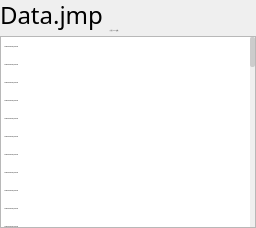
       <widget class="QFrame" name="frame_0_data0">
        <property name="font">
         <font>
          <family>微软雅黑</family>
          <pointsize>-1</pointsize>
          <weight>50</weight>
          <italic>false</italic>
          <bold>false</bold>
         </font>
        </property>
        <layout class="QVBoxLayout" name="verticalLayout_4" stretch="0,0">
         <property name="spacing">
          <number>4</number>
         </property>
         <property name="leftMargin">
          <number>0</number>
         </property>
         <property name="topMargin">
          <number>0</number>
         </property>
         <property name="rightMargin">
          <number>0</number>
         </property>
         <property name="bottomMargin">
          <number>0</number>
         </property>
         <item>
          <widget class="QFrame" name="frame_0">
           <property name="minimumSize">
            <size>
             <width>0</width>
             <height>32</height>
            </size>
           </property>
           <property name="maximumSize">
            <size>
             <width>16777215</width>
             <height>32</height>
            </size>
           </property>
           <property name="font">
            <font>
             <family>微软雅黑</family>
             <pointsize>-1</pointsize>
             <weight>50</weight>
             <italic>false</italic>
             <bold>false</bold>
            </font>
           </property>
           <layout class="QHBoxLayout" name="horizontalLayout_4">
            <property name="leftMargin">
             <number>0</number>
            </property>
            <property name="topMargin">
             <number>0</number>
            </property>
            <property name="rightMargin">
             <number>0</number>
            </property>
            <property name="bottomMargin">
             <number>0</number>
            </property>
            <item>
             <widget class="QLabel" name="label_name_0">
              <property name="font">
               <font>
                <family>微软雅黑</family>
                <pointsize>-1</pointsize>
                <weight>50</weight>
                <italic>false</italic>
                <bold>false</bold>
               </font>
              </property>
              <property name="styleSheet">
               <string notr="true">font-size:24px;</string>
              </property>
              <property name="text">
               <string>Data.jmp</string>
              </property>
              <property name="alignment">
               <set>Qt::AlignBottom|Qt::AlignLeading|Qt::AlignLeft</set>
              </property>
             </widget>
            </item>
            <item>
             <widget class="QLabel" name="label_info_0">
              <property name="font">
               <font>
                <family>微软雅黑</family>
                <pointsize>-1</pointsize>
                <weight>50</weight>
                <italic>false</italic>
                <bold>false</bold>
               </font>
              </property>
              <property name="styleSheet">
               <string notr="true">color: #555;</string>
              </property>
              <property name="text">
               <string>( 一共有 1234 个文件 )</string>
              </property>
              <property name="alignment">
               <set>Qt::AlignBottom|Qt::AlignLeading|Qt::AlignLeft</set>
              </property>
             </widget>
            </item>
            <item>
             <spacer name="horizontalSpacer_0">
              <property name="font">
               <font>
                <family>微软雅黑</family>
                <pointsize>-1</pointsize>
                <weight>50</weight>
                <italic>false</italic>
                <bold>false</bold>
               </font>
              </property>
              <property name="orientation">
               <enum>Qt::Horizontal</enum>
              </property>
              <property name="sizeHint" stdset="0">
               <size>
                <width>40</width>
                <height>20</height>
               </size>
              </property>
             </spacer>
            </item>
           </layout>
          </widget>
         </item>
         <item>
          <widget class="QListWidget" name="list_dataList_0">
           <property name="font">
            <font>
             <family>微软雅黑</family>
             <pointsize>-1</pointsize>
             <weight>50</weight>
             <italic>false</italic>
             <bold>false</bold>
            </font>
           </property>
           <property name="contextMenuPolicy">
            <enum>Qt::CustomContextMenu</enum>
           </property>
           <property name="styleSheet">
            <string notr="true">QScrollBar{width:5px;}
QScrollBar:sub-line:vertical {height: 0px;}
QScrollBar:add-line:vertical {height: 0px;}
QScrollBar:vertical { 
        padding-top:0px;
        padding-bottom:0px;    
        padding-left:0px;    
        padding-right:0px;    
        border-left:0px solid #dddddd;
}
QScrollBar::handle:vertical {
        background:#cccccc;
        min-height:30px;
        border-radius:2px;
}
QScrollBar::handle:vertical:hover {
        background:#999999;
}
QListWidget::Item{
	height:18px;
}</string>
           </property>
           <property name="selectionMode">
            <enum>QAbstractItemView::ExtendedSelection</enum>
           </property>
           <property name="verticalScrollMode">
            <enum>QAbstractItemView::ScrollPerPixel</enum>
           </property>
           <property name="horizontalScrollMode">
            <enum>QAbstractItemView::ScrollPerPixel</enum>
           </property>
           <item>
            <property name="text">
             <string>..\ui\head\role\chara_0018.dds</string>
            </property>
           </item>
           <item>
            <property name="text">
             <string>..\ui\head\role\chara_0018.dds</string>
            </property>
           </item>
           <item>
            <property name="text">
             <string>..\ui\head\role\chara_0018.dds</string>
            </property>
           </item>
           <item>
            <property name="text">
             <string>..\ui\head\role\chara_0018.dds</string>
            </property>
           </item>
           <item>
            <property name="text">
             <string>..\ui\head\role\chara_0018.dds</string>
            </property>
           </item>
           <item>
            <property name="text">
             <string>..\ui\head\role\chara_0018.dds</string>
            </property>
           </item>
           <item>
            <property name="text">
             <string>..\ui\head\role\chara_0018.dds</string>
            </property>
           </item>
           <item>
            <property name="text">
             <string>..\ui\head\role\chara_0018.dds</string>
            </property>
           </item>
           <item>
            <property name="text">
             <string>..\ui\head\role\chara_0018.dds</string>
            </property>
           </item>
           <item>
            <property name="text">
             <string>..\ui\head\role\chara_0018.dds</string>
            </property>
           </item>
           <item>
            <property name="text">
             <string>..\ui\head\role\chara_0018.dds</string>
            </property>
           </item>
           <item>
            <property name="text">
             <string>..\ui\head\role\chara_0018.dds</string>
            </property>
           </item>
           <item>
            <property name="text">
             <string>..\ui\head\role\chara_0018.dds</string>
            </property>
           </item>
           <item>
            <property name="text">
             <string>..\ui\head\role\chara_0018.dds</string>
            </property>
           </item>
           <item>
            <property name="text">
             <string>新建项目</string>
            </property>
           </item>
           <item>
            <property name="text">
             <string>新建项目</string>
            </property>
           </item>
           <item>
            <property name="text">
             <string>新建项目</string>
            </property>
           </item>
           <item>
            <property name="text">
             <string>新建项目</string>
            </property>
           </item>
           <item>
            <property name="text">
             <string>新建项目</string>
            </property>
           </item>
           <item>
            <property name="text">
             <string>新建项目</string>
            </property>
           </item>
           <item>
            <property name="text">
             <string>新建项目</string>
            </property>
           </item>
           <item>
            <property name="text">
             <string>新建项目</string>
            </property>
           </item>
           <item>
            <property name="text">
             <string>新建项目</string>
            </property>
           </item>
           <item>
            <property name="text">
             <string>新建项目</string>
            </property>
           </item>
           <item>
            <property name="text">
             <string>新建项目</string>
            </property>
           </item>
           <item>
            <property name="text">
             <string>新建项目</string>
            </property>
           </item>
           <item>
            <property name="text">
             <string>新建项目</string>
            </property>
           </item>
           <item>
            <property name="text">
             <string>新建项目</string>
            </property>
           </item>
           <item>
            <property name="text">
             <string>新建项目</string>
            </property>
           </item>
           <item>
            <property name="text">
             <string>新建项目</string>
            </property>
           </item>
           <item>
            <property name="text">
             <string>新建项目</string>
            </property>
           </item>
           <item>
            <property name="text">
             <string>新建项目</string>
            </property>
           </item>
           <item>
            <property name="text">
             <string>新建项目</string>
            </property>
           </item>
           <item>
            <property name="text">
             <string>新建项目</string>
            </property>
           </item>
           <item>
            <property name="text">
             <string>新建项目</string>
            </property>
           </item>
           <item>
            <property name="text">
             <string>新建项目</string>
            </property>
           </item>
           <item>
            <property name="text">
             <string>新建项目</string>
            </property>
           </item>
           <item>
            <property name="text">
             <string>新建项目</string>
            </property>
           </item>
           <item>
            <property name="text">
             <string>新建项目</string>
            </property>
           </item>
           <item>
            <property name="text">
             <string>新建项目</string>
            </property>
           </item>
           <item>
            <property name="text">
             <string>新建项目</string>
            </property>
           </item>
           <item>
            <property name="text">
             <string>新建项目</string>
            </property>
           </item>
           <item>
            <property name="text">
             <string>新建项目</string>
            </property>
           </item>
           <item>
            <property name="text">
             <string>新建项目</string>
            </property>
           </item>
           <item>
            <property name="text">
             <string>新建项目</string>
            </property>
           </item>
           <item>
            <property name="text">
             <string>新建项目</string>
            </property>
           </item>
           <item>
            <property name="text">
             <string>新建项目</string>
            </property>
           </item>
           <item>
            <property name="text">
             <string>新建项目</string>
            </property>
           </item>
           <item>
            <property name="text">
             <string>新建项目</string>
            </property>
           </item>
           <item>
            <property name="text">
             <string>新建项目</string>
            </property>
           </item>
           <item>
            <property name="text">
             <string>新建项目</string>
            </property>
           </item>
           <item>
            <property name="text">
             <string>新建项目</string>
            </property>
           </item>
           <item>
            <property name="text">
             <string>新建项目</string>
            </property>
           </item>
           <item>
            <property name="text">
             <string>新建项目</string>
            </property>
           </item>
           <item>
            <property name="text">
             <string>新建项目</string>
            </property>
           </item>
           <item>
            <property name="text">
             <string>新建项目</string>
            </property>
           </item>
           <item>
            <property name="text">
             <string>新建项目</string>
            </property>
           </item>
           <item>
            <property name="text">
             <string>新建项目</string>
            </property>
           </item>
           <item>
            <property name="text">
             <string>新建项目</string>
            </property>
           </item>
           <item>
            <property name="text">
             <string>新建项目</string>
            </property>
           </item>
           <item>
            <property name="text">
             <string>新建项目</string>
            </property>
           </item>
           <item>
            <property name="text">
             <string>新建项目</string>
            </property>
           </item>
           <item>
            <property name="text">
             <string>新建项目</string>
            </property>
           </item>
           <item>
            <property name="text">
             <string>新建项目</string>
            </property>
           </item>
           <item>
            <property name="text">
             <string>新建项目</string>
            </property>
           </item>
           <item>
            <property name="text">
             <string>新建项目</string>
            </property>
           </item>
           <item>
            <property name="text">
             <string>新建项目</string>
            </property>
           </item>
           <item>
            <property name="text">
             <string>新建项目</string>
            </property>
           </item>
           <item>
            <property name="text">
             <string>新建项目</string>
            </property>
           </item>
           <item>
            <property name="text">
             <string>新建项目</string>
            </property>
           </item>
           <item>
            <property name="text">
             <string>新建项目</string>
            </property>
           </item>
           <item>
            <property name="text">
             <string>新建项目</string>
            </property>
           </item>
           <item>
            <property name="text">
             <string>新建项目</string>
            </property>
           </item>
           <item>
            <property name="text">
             <string>新建项目</string>
            </property>
           </item>
           <item>
            <property name="text">
             <string>新建项目</string>
            </property>
           </item>
           <item>
            <property name="text">
             <string>新建项目</string>
            </property>
           </item>
           <item>
            <property name="text">
             <string>新建项目</string>
            </property>
           </item>
           <item>
            <property name="text">
             <string>新建项目</string>
            </property>
           </item>
           <item>
            <property name="text">
             <string>新建项目</string>
            </property>
           </item>
           <item>
            <property name="text">
             <string>新建项目</string>
            </property>
           </item>
           <item>
            <property name="text">
             <string>新建项目</string>
            </property>
           </item>
           <item>
            <property name="text">
             <string>新建项目</string>
            </property>
           </item>
           <item>
            <property name="text">
             <string>新建项目</string>
            </property>
           </item>
           <item>
            <property name="text">
             <string>新建项目</string>
            </property>
           </item>
           <item>
            <property name="text">
             <string>新建项目</string>
            </property>
           </item>
           <item>
            <property name="text">
             <string>新建项目</string>
            </property>
           </item>
           <item>
            <property name="text">
             <string>新建项目</string>
            </property>
           </item>
           <item>
            <property name="text">
             <string>新建项目</string>
            </property>
           </item>
           <item>
            <property name="text">
             <string>新建项目</string>
            </property>
           </item>
           <item>
            <property name="text">
             <string>新建项目</string>
            </property>
           </item>
           <item>
            <property name="text">
             <string>新建项目</string>
            </property>
           </item>
           <item>
            <property name="text">
             <string>新建项目</string>
            </property>
           </item>
           <item>
            <property name="text">
             <string>新建项目</string>
            </property>
           </item>
           <item>
            <property name="text">
             <string>新建项目</string>
            </property>
           </item>
           <item>
            <property name="text">
             <string>新建项目</string>
            </property>
           </item>
           <item>
            <property name="text">
             <string>新建项目</string>
            </property>
           </item>
           <item>
            <property name="text">
             <string>新建项目</string>
            </property>
           </item>
           <item>
            <property name="text">
             <string>新建项目</string>
            </property>
           </item>
           <item>
            <property name="text">
             <string>新建项目</string>
            </property>
           </item>
           <item>
            <property name="text">
             <string>新建项目</string>
            </property>
           </item>
           <item>
            <property name="text">
             <string>新建项目</string>
            </property>
           </item>
           <item>
            <property name="text">
             <string>新建项目</string>
            </property>
           </item>
           <item>
            <property name="text">
             <string>新建项目</string>
            </property>
           </item>
           <item>
            <property name="text">
             <string>新建项目</string>
            </property>
           </item>
           <item>
            <property name="text">
             <string>新建项目</string>
            </property>
           </item>
           <item>
            <property name="text">
             <string>新建项目</string>
            </property>
           </item>
           <item>
            <property name="text">
             <string>新建项目</string>
            </property>
           </item>
           <item>
            <property name="text">
             <string>新建项目</string>
            </property>
           </item>
           <item>
            <property name="text">
             <string>新建项目</string>
            </property>
           </item>
           <item>
            <property name="text">
             <string>新建项目</string>
            </property>
           </item>
           <item>
            <property name="text">
             <string>新建项目</string>
            </property>
           </item>
           <item>
            <property name="text">
             <string>新建项目</string>
            </property>
           </item>
           <item>
            <property name="text">
             <string>新建项目</string>
            </property>
           </item>
           <item>
            <property name="text">
             <string>新建项目</string>
            </property>
           </item>
           <item>
            <property name="text">
             <string>新建项目</string>
            </property>
           </item>
           <item>
            <property name="text">
             <string>新建项目</string>
            </property>
           </item>
           <item>
            <property name="text">
             <string>新建项目</string>
            </property>
           </item>
           <item>
            <property name="text">
             <string>新建项目</string>
            </property>
           </item>
           <item>
            <property name="text">
             <string>新建项目</string>
            </property>
           </item>
           <item>
            <property name="text">
             <string>新建项目</string>
            </property>
           </item>
           <item>
            <property name="text">
             <string>新建项目</string>
            </property>
           </item>
           <item>
            <property name="text">
             <string>新建项目</string>
            </property>
           </item>
           <item>
            <property name="text">
             <string>新建项目</string>
            </property>
           </item>
           <item>
            <property name="text">
             <string>新建项目</string>
            </property>
           </item>
           <item>
            <property name="text">
             <string>新建项目</string>
            </property>
           </item>
           <item>
            <property name="text">
             <string>新建项目</string>
            </property>
           </item>
           <item>
            <property name="text">
             <string>新建项目</string>
            </property>
           </item>
           <item>
            <property name="text">
             <string>新建项目</string>
            </property>
           </item>
           <item>
            <property name="text">
             <string>新建项目</string>
            </property>
           </item>
           <item>
            <property name="text">
             <string>新建项目</string>
            </property>
           </item>
           <item>
            <property name="text">
             <string>新建项目</string>
            </property>
           </item>
           <item>
            <property name="text">
             <string>新建项目</string>
            </property>
           </item>
           <item>
            <property name="text">
             <string>新建项目</string>
            </property>
           </item>
           <item>
            <property name="text">
             <string>新建项目</string>
            </property>
           </item>
           <item>
            <property name="text">
             <string>新建项目</string>
            </property>
           </item>
           <item>
            <property name="text">
             <string>新建项目</string>
            </property>
           </item>
           <item>
            <property name="text">
             <string>新建项目</string>
            </property>
           </item>
           <item>
            <property name="text">
             <string>新建项目</string>
            </property>
           </item>
           <item>
            <property name="text">
             <string>新建项目</string>
            </property>
           </item>
          </widget>
         </item>
        </layout>
       </widget>
